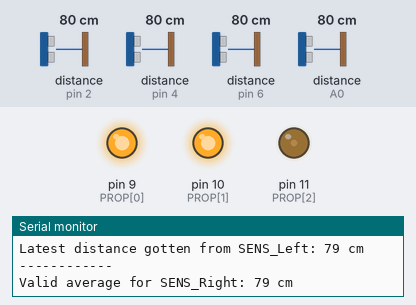
The sketch below on a simulated Arduino Uno, built with avr-gcc and run on an emulated ATmega328P. On the bench: output pins drawn as LEDs (lit = HIGH), the last lines printed to the serial monitor. Wiring (inferred from the names in the program): 4 × ultrasonic range finder: trigger pin 3, echo pin 2 / trigger pin 5, echo pin 4 / trigger pin 7, echo pin 6 / trigger A1, echo A0. The test bench sets the inputs (shaded band); at power-on: distance to the obstacle (sensors on pin 4, pin 2, pin 6, A0) 80 cm. The echo pulse lasts 58.3 µs per cm; pins used as bus, display or sensor lines are not drawn.

Above: at 1.9 s.
2.0 s: distance to the obstacle (sensor on pin 4) set to 18 cm
At 4.5 s:
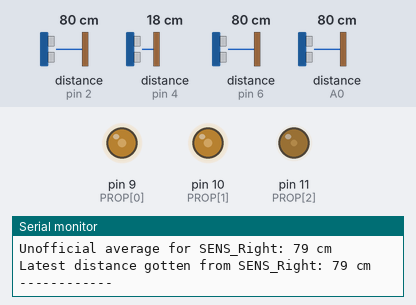
4.8 s: distance to the obstacle (sensor on pin 2) set to 86 cm
At 6.9 s:
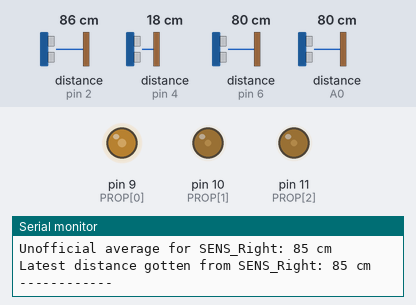
7.7 s: distance to the obstacle (sensor on pin 6) set to 2 cm
At 9.8 s:
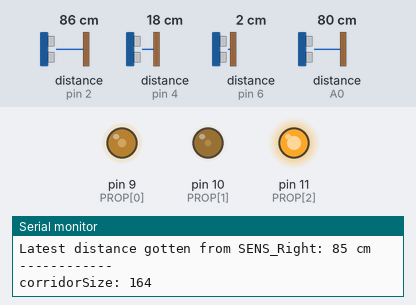
10.5 s: distance to the obstacle (sensor on A0) set to 89 cm
At 12.3 s:
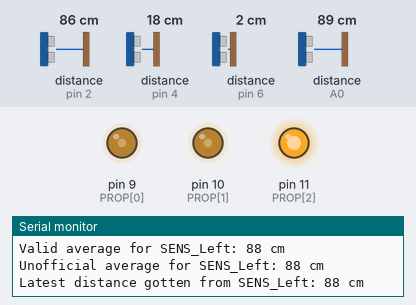
13.4 s: distance to the obstacle (sensor on pin 4) set to 2 cm
At 15.1 s:
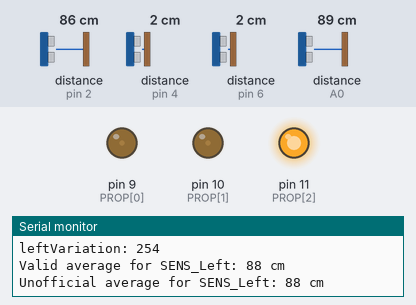
16.2 s: distance to the obstacle (sensor on pin 6) set to 18 cm
At 18.0 s:
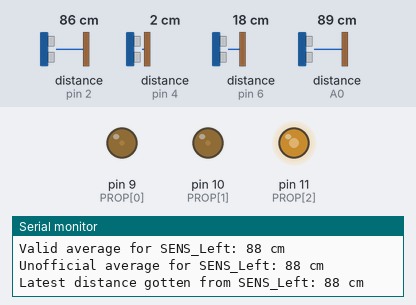
Timing chart, 0 to 19.5 s (numbered marks = the images above; inputs shaded):
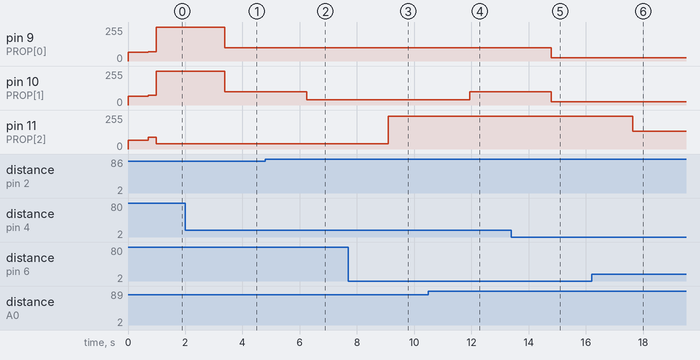

Measured:
- the behaviour switches between 81 and 82 cm on distance to the obstacle (sensor on pin 2) (found by bisection; images 1 and 2)
- the behaviour switches between 84 and 85 cm on distance to the obstacle (sensor on A0) (found by bisection; images 3 and 4)
- after the input at 2.0 s, pin 9 (PROP[0]), pin 10 (PROP[1]): 255/255 → 98/255 after 1.4 s
- after the input at 4.8 s, pin 10 (PROP[1]): 98/255 → 40/255 after 1.4 s
- after the input at 7.7 s, pin 11 (PROP[2]): 40/255 → 247/255 after 1.4 s
- after the input at 10.5 s, pin 10 (PROP[1]): 40/255 → 98/255 after 1.4 s
- after the input at 13.4 s, pin 9 (PROP[0]), pin 10 (PROP[1]): 98/255 → 23/255 after 1.4 s
- after the input at 16.2 s, pin 11 (PROP[2]): 247/255 → 133/255 after 1.4 s

The sketch:

Zeppelin.ino
```cpp
#define SENS_L 0
#define SENS_R 1
#define SENS_F 2
#define SENS_D 3

#define PROP_BL 0
#define PROP_BR 1
#define PROP_DO 2

#define VIB_MOT 3 // PORT

// Animation constants
#define ANIM_ENABLED 0
#define ANIM_OBJECTIVE 1
#define ANIM_INITVAL 2
#define ANIM_CURRENTVAL 3
#define ANIM_TIMEINIT 4
#define ANIM_DURATION 5

#define DEBUG_ANIM 0

#define DESIRED_ALTITUDE 30
#define DESIRED_FRONT_DISTANCE 50

#define MINIMUM_TOLERABLE_SIDES_DISTANCE 40
#define MAXIMUM_TOLERABLE_SIDES_DISTANCE 150

#define MINIMUM_SPEED 40
#define MAXIMUM_SPEED 255

long latestBrainTick = -1;
byte brainTickTime = 200;

long latestAnimTick = -1;
byte animTickTime = 10;

void setup() {
  Serial.begin(9600);

  Serial.print("Initializing sensors... ");

  setupSensors();

  setupPropellers();

  pinMode(VIB_MOT, OUTPUT);
  vibrate(250);
  delay(50);
  vibrate(100);

  Serial.println("DONE");
  //delay(500000);
}

void loop() {
  /* the animation tick */
  /* the animation needs to be run more often. so the tick time is every 10ms (default) */
  if( ((millis() - latestAnimTick) > animTickTime) || latestAnimTick == -1 ) {
    _propellerAnimationFrame(PROP_BL);
    _propellerAnimationFrame(PROP_BR);
    _propellerAnimationFrame(PROP_DO);

    latestAnimTick = millis();
  }

  /* the brain tick */
  /* we do not need to run the Zeppelin's logic loop every single clock, so we make a tick time of 50ms (default) */
  if( ((millis() - latestBrainTick) > brainTickTime) || latestBrainTick == -1 ) {
    updateSensors();

    /* by default, the propellers are on the minimum rotation speed */
    // TODO: change these vars with a new prefix
    byte leftPropellerSpeed = MINIMUM_SPEED;
    byte rightPropellerSpeed = MINIMUM_SPEED;
    byte upPropellerSpeed = MINIMUM_SPEED;

    /* altitude logic */
    byte currentAltitude = getSensorDistance(SENS_D); // then we collect the current balloon altitude
    int distance = (DESIRED_ALTITUDE - currentAltitude); // get the distance (in cm) from the desired position

    /* the balloon is lower than desired, need to pull it up */
    if(distance > 0) {
      byte speedVariation = MAXIMUM_SPEED - MINIMUM_SPEED;
      float speedIncreaseByCM = (float) speedVariation / (float) DESIRED_ALTITUDE;
      //Serial.println(speedIncreaseByCM);
      upPropellerSpeed = MINIMUM_SPEED + (speedIncreaseByCM * distance);
    } else {
      /* the balloon tends to fall, so no need to reverse this propeller */
      upPropellerSpeed = MINIMUM_SPEED;
    }

    /* forward logic */
    byte currentFrontDistance = getSensorDistance(SENS_F);

    if( currentFrontDistance < DESIRED_FRONT_DISTANCE ) {
      byte frontDistanceVariation = DESIRED_FRONT_DISTANCE - currentFrontDistance;
      byte speedVariation = MAXIMUM_SPEED - MINIMUM_SPEED;
      float speedDecreaseByCM = (float) speedVariation / (float) DESIRED_FRONT_DISTANCE;

      leftPropellerSpeed = MAXIMUM_SPEED - (speedDecreaseByCM * frontDistanceVariation * 1.1);
      rightPropellerSpeed = MAXIMUM_SPEED - (speedDecreaseByCM * frontDistanceVariation * 1.1);
    } else {
      leftPropellerSpeed = MAXIMUM_SPEED;
      rightPropellerSpeed = MAXIMUM_SPEED;
    }

    /* left/right logic */
    /* we get the distance between the two walls */
    byte currentLeftDistance = getSensorDistance(SENS_L);
    byte currentRightDistance = getSensorDistance(SENS_R);

    /* the corridorSize is the full available size on the sides of the wall */
    long corridorSize = currentLeftDistance + currentRightDistance;

    /* we get the current speed for both propellers */
    byte currentLeftSpeed = getPropellerSpeed(PROP_BL);
    byte currentRightSpeed = getPropellerSpeed(PROP_BR);

    /* we aim to both sides have this desired length */
    byte halfCorridor = corridorSize / 2;

    byte leftVariation = halfCorridor - currentLeftDistance;
    byte rightVariation = halfCorridor - currentRightDistance;

    byte sidesVariation = MAXIMUM_TOLERABLE_SIDES_DISTANCE - MINIMUM_TOLERABLE_SIDES_DISTANCE;

    Serial.print("corridorSize: "); Serial.println(corridorSize);
    Serial.print("leftVariation: "); Serial.println(leftVariation);

    /* the balloon is more to the left */
    if( currentLeftDistance < halfCorridor ) {
      // the bigger the variation, the more we need to decrease the speed of the right propeller
      // when the left side is wide open, the Zeppelin will put this propeller on the minimum state automatically
      // My master reference is the current propeller speed.
      // Should be a limit? I don`t have a reference of the initial and maximum. Maybe
      // If I put a limit of 150cm to turn off the propeller completely
      // And a tolerance of 40cm to keep the full throttle
      // Yep, it works.
      // but think about hte situation that the zeppelin is about to crash in front but the sides distance is also too close.
      // I can't steer any of them and it will crash on the sides!
      // future todo ^
      if( rightVariation > MAXIMUM_TOLERABLE_SIDES_DISTANCE ) {
        rightPropellerSpeed = MINIMUM_SPEED;
      } else {
        byte speedVariation = currentLeftSpeed - MINIMUM_SPEED;
        float speedDecreaseByCM = (float) speedVariation / (float) sidesVariation;
        rightPropellerSpeed = currentRightSpeed - (speedDecreaseByCM * rightVariation * 1.1);

        Serial.println("Start report");
        Serial.print("speedVariation: "); Serial.println(speedVariation);
        Serial.print("sidesVariation: "); Serial.println(sidesVariation);
        Serial.print("speedDecreaseByCM: "); Serial.println(speedDecreaseByCM);
        Serial.print("rightPropellerSpeed: "); Serial.println(rightPropellerSpeed);

      }
    }
    /* the balloon is more to the right */
    else if( currentRightDistance < halfCorridor ) {
      // the bigger the variation, the more we need to decrease the speed of the left propeller
      // when the right side is wide open, the Zeppelin will put this propeller on the minimum state automatically
    }

    /* fire animations */
    startPropellerAnimation(PROP_BL, leftPropellerSpeed, 100);
    startPropellerAnimation(PROP_BR, rightPropellerSpeed, 100);
    startPropellerAnimation(PROP_DO, upPropellerSpeed, 100);


    //reportSensor(SENS_F);
    reportSensor(SENS_L);
    reportSensor(SENS_R);
    //reportSensor(SENS_D);

    //Serial.println("-== END OF REPORT ==-");


    latestBrainTick = millis();
  }

  delay(1);
}

/*
 * -=============================-
 *  VIBRATION ENGINEERING STUFF
 * -=============================-
 */
void vibrate(int duration) {
  digitalWrite(VIB_MOT, HIGH);
  delay(duration);
  digitalWrite(VIB_MOT, LOW);
}

/*
 * -=============================-
 *  PROPELLER ENGINEERING STUFF
 * -=============================-
 */

String prop_labels[3] = { "Back_Left", "Back_Right", "Down" };
int PROP[3] = { 9, 10, 11 };

long PROPL_ANIMATIONS[3][6] = {
  { 0, 0, 0, 0, 0, 0 },
  { 0, 0, 0, 0, 0, 0 },
  { 0, 0, 0, 0, 0, 0 }
};

void preparePropeller(int propeller) {
  pinMode(PROP[propeller], OUTPUT);
  digitalWrite(PROP[propeller], LOW);
}

void setupPropellers() {
  preparePropeller(PROP_BL);
  preparePropeller(PROP_BR);
  preparePropeller(PROP_DO);

  setPropellerSpeed(PROP_BL, 65);
  setPropellerSpeed(PROP_BR, 65);
  setPropellerSpeed(PROP_DO, 65);

  delay(300);

  startPropellerAnimation(PROP_BL, 255, 18000);
  startPropellerAnimation(PROP_BR, 255, 8000);
  startPropellerAnimation(PROP_DO, 255, 3000);
}

void setPropellerSpeed(int propeller, int speed) {
  PROPL_ANIMATIONS[propeller][ANIM_CURRENTVAL] = speed;
  analogWrite(PROP[propeller], speed);
}

byte getPropellerSpeed(int propeller) {
  return (byte) PROPL_ANIMATIONS[propeller][ANIM_CURRENTVAL];
}

void stopPropeller(int propeller, int duration) {
  resetPropellerAnimation(propeller);

  if( duration == 0 ) {
    setPropellerSpeed(propeller, 0);
  } else {
    startPropellerAnimation(propeller, 0, duration);
  }
}

void fullSpeedPropeller(int propeller, int duration) {
  PROPL_ANIMATIONS[propeller][ANIM_CURRENTVAL] = 255;
  setPropellerSpeed(propeller, 255);
}

/* PROPELLER ANIMATIONS */
/* This methods were created for smooth acceleration and breaking of the propellers, due to the Zeppeling long momentum. */

void resetPropellerAnimation(int propeller) {
  PROPL_ANIMATIONS[propeller][0] = 0;
  PROPL_ANIMATIONS[propeller][1] = 0;
  PROPL_ANIMATIONS[propeller][2] = 0;
  //PROPL_ANIMATIONS[propeller][3] = 0;
  PROPL_ANIMATIONS[propeller][4] = 0;
  PROPL_ANIMATIONS[propeller][5] = 0;
}

void startPropellerAnimation(int propeller, int objective, int duration) {
  resetPropellerAnimation(propeller); // clear previous animation garbage

  PROPL_ANIMATIONS[propeller][ANIM_OBJECTIVE] = objective;
  PROPL_ANIMATIONS[propeller][ANIM_DURATION] = duration;
  PROPL_ANIMATIONS[propeller][ANIM_TIMEINIT] = millis();
  PROPL_ANIMATIONS[propeller][ANIM_INITVAL] = PROPL_ANIMATIONS[propeller][ANIM_CURRENTVAL];
  PROPL_ANIMATIONS[propeller][ANIM_ENABLED] = 1;
}

void _propellerAnimationFrame(int propeller) {
  if(PROPL_ANIMATIONS[propeller][ANIM_ENABLED]) {
    float framesPerMs;

    long currentTime = millis();

    long initVal   = PROPL_ANIMATIONS[propeller][ANIM_INITVAL];
    long objective = PROPL_ANIMATIONS[propeller][ANIM_OBJECTIVE];

    long diffTime  = currentTime - PROPL_ANIMATIONS[propeller][ANIM_TIMEINIT];
    int diffFrames = objective - initVal;

    long animDuration = PROPL_ANIMATIONS[propeller][ANIM_DURATION];

    if( animDuration == 0 ) {
      framesPerMs = (float) diffFrames; // immediate action
    } else {
      framesPerMs = (float) diffFrames / PROPL_ANIMATIONS[propeller][ANIM_DURATION]; // calculate frames per ms
    }

    float currentStage = framesPerMs * (float) diffTime;

    PROPL_ANIMATIONS[propeller][ANIM_CURRENTVAL] = floor(initVal + currentStage);

    if( (initVal < objective && PROPL_ANIMATIONS[propeller][ANIM_CURRENTVAL] >= objective)
        || (initVal > objective && PROPL_ANIMATIONS[propeller][ANIM_CURRENTVAL] <= objective) ) {
      PROPL_ANIMATIONS[propeller][ANIM_CURRENTVAL] = objective;
      PROPL_ANIMATIONS[propeller][ANIM_ENABLED] = 0;
    }

    analogWrite(PROP[propeller], PROPL_ANIMATIONS[propeller][ANIM_CURRENTVAL]);

    if ( DEBUG_ANIM ) Serial.print("Current Speed Animation Stage for Propeller: "); if ( DEBUG_ANIM ) Serial.println(currentStage);
    if ( DEBUG_ANIM ) Serial.print("Current Speed for Propeller: "); if ( DEBUG_ANIM ) Serial.println(PROPL_ANIMATIONS[propeller][ANIM_CURRENTVAL]);
  } else {
    if ( DEBUG_ANIM ) Serial.println("No animation enabled for Propeller " + prop_labels[propeller]);
  }
}

/*
 * -=========================-
 *  ULTRASONIC SENSOR STUFF
 * -=========================-
 */

int SENS[4][2] = { {A0, A1}, {2,3}, {4,5}, {6,7} }; // Sensors Ports
const int sens_rounds = 3; // rounds to consider a valid distance from sensors

String sens_labels[4] = { "Left", "Right", "Front", "Down" }; // human readable labels for sensors
int sensReadCount[4] = { 0, 0, 0, 0 }; // read count for each sensor
int currentAverages[4] = { -1, -1, -1, -1 }; // valid averages for zeppelin usage
int latestAverages[4] = { -1, -1, -1, -1 }; // current unofficial averages that will be put on valid averages after x rounds
int latestDistances[4] = { -1, -1, -1, -1 }; // latest distance gotten from sensors

void setupSensors() {
  prepareSensor(SENS_L);
  prepareSensor(SENS_R);
  prepareSensor(SENS_F);
  prepareSensor(SENS_D);
}

void prepareSensor(int sensor) {
  pinMode(SENS[sensor][1], OUTPUT);
  pinMode(SENS[sensor][0], INPUT);
}

byte getSensorDistance(int sensor) {
  return (byte) currentAverages[sensor];
}

void updateSensors() {
  extractAverage(SENS_F);
  extractAverage(SENS_L);
  extractAverage(SENS_R);
  extractAverage(SENS_D);
}

long extractAverage(int sensor) {
  long distance = readSensorDistance(sensor);

  if( latestAverages[sensor] == -1 ) {
    latestAverages[sensor] = distance;
  } else {
    latestAverages[sensor] = (latestAverages[sensor] + distance) / 2;
  }

  if( ++sensReadCount[sensor] >= sens_rounds ) {
    currentAverages[sensor] = latestAverages[sensor];
    sensReadCount[sensor] = 0;
    latestAverages[sensor] = -1;
  }
}

long readSensorDistance(int sensor) {
  int sens_trigger = SENS[sensor][1];
  int sens_echo = SENS[sensor][0];

  digitalWrite(sens_trigger, LOW);
  delayMicroseconds(2);
  digitalWrite(sens_trigger, HIGH);
  delayMicroseconds(10);
  digitalWrite(sens_trigger, LOW);

  long duration = pulseIn(sens_echo, HIGH);
  long distance = (duration / 2) / 29.1;

  latestDistances[sensor] = distance;

  return distance;
}

void reportSensor(int sensor) {
  byte logValid = 1,
       logUnAvg = 1,
       logLatest = 1;

  if( logValid ) {
    Serial.print("Valid average for SENS_"); Serial.print(sens_labels[sensor]); Serial.print(": ");
    Serial.print(currentAverages[sensor]);
    Serial.println(" cm");
  }

  if( logUnAvg ) {
    Serial.print("Unofficial average for SENS_"); Serial.print(sens_labels[sensor]); Serial.print(": ");
    Serial.print(latestAverages[sensor]);
    Serial.println(" cm");
  }

  if( logLatest ) {
    Serial.print("Latest distance gotten from SENS_"); Serial.print(sens_labels[sensor]); Serial.print(": ");
    Serial.print(latestDistances[sensor]);
    Serial.println(" cm");
  }

  if( logValid || logUnAvg || logLatest ) {
    Serial.println("------------");
  }
}
```

Propeller.cpp
```cpp

```

Ultrasonic.cpp
```cpp

```
